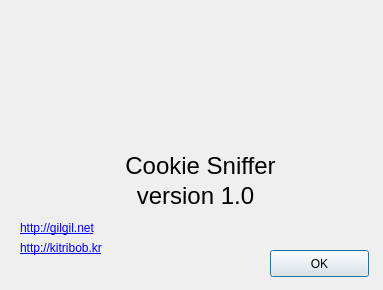
<?xml version="1.0" encoding="UTF-8"?>
<ui version="4.0">
 <class>AboutDlg</class>
 <widget class="QDialog" name="AboutDlg">
  <property name="geometry">
   <rect>
    <x>0</x>
    <y>0</y>
    <width>383</width>
    <height>290</height>
   </rect>
  </property>
  <property name="windowTitle">
   <string>Dialog</string>
  </property>
  <widget class="QPushButton" name="pushButton">
   <property name="geometry">
    <rect>
     <x>270</x>
     <y>250</y>
     <width>99</width>
     <height>27</height>
    </rect>
   </property>
   <property name="text">
    <string>OK</string>
   </property>
   <property name="autoDefault">
    <bool>true</bool>
   </property>
   <property name="default">
    <bool>true</bool>
   </property>
  </widget>
  <widget class="QLabel" name="label">
   <property name="geometry">
    <rect>
     <x>130</x>
     <y>20</y>
     <width>128</width>
     <height>128</height>
    </rect>
   </property>
   <property name="maximumSize">
    <size>
     <width>128</width>
     <height>128</height>
    </size>
   </property>
   <property name="text">
    <string/>
   </property>
   <property name="pixmap">
    <pixmap resource="cs.qrc">:/new/prefix1/img/wifihack.png</pixmap>
   </property>
  </widget>
  <widget class="QLabel" name="label_2">
   <property name="geometry">
    <rect>
     <x>100</x>
     <y>150</y>
     <width>201</width>
     <height>31</height>
    </rect>
   </property>
   <property name="font">
    <font>
     <pointsize>18</pointsize>
    </font>
   </property>
   <property name="text">
    <string>Cookie Sniffer</string>
   </property>
   <property name="alignment">
    <set>Qt::AlignCenter</set>
   </property>
  </widget>
  <widget class="QLabel" name="lblLink1">
   <property name="geometry">
    <rect>
     <x>20</x>
     <y>220</y>
     <width>201</width>
     <height>17</height>
    </rect>
   </property>
   <property name="cursor">
    <cursorShape>PointingHandCursor</cursorShape>
   </property>
   <property name="text">
    <string>&lt;a href=&quot;http://gilgil.net&quot;&gt;http://gilgil.net&lt;/a&gt;</string>
   </property>
  </widget>
  <widget class="QLabel" name="lblLink2">
   <property name="geometry">
    <rect>
     <x>20</x>
     <y>240</y>
     <width>201</width>
     <height>17</height>
    </rect>
   </property>
   <property name="cursor">
    <cursorShape>PointingHandCursor</cursorShape>
   </property>
   <property name="text">
    <string>&lt;a href=&quot;http://kitribob.kr&quot;&gt;http://kitribob.kr&lt;/a&gt;</string>
   </property>
  </widget>
  <widget class="QLabel" name="label_5">
   <property name="geometry">
    <rect>
     <x>130</x>
     <y>180</y>
     <width>131</width>
     <height>31</height>
    </rect>
   </property>
   <property name="font">
    <font>
     <pointsize>18</pointsize>
    </font>
   </property>
   <property name="text">
    <string>version 1.0</string>
   </property>
   <property name="alignment">
    <set>Qt::AlignCenter</set>
   </property>
  </widget>
 </widget>
 <resources>
  <include location="cs.qrc"/>
 </resources>
 <connections/>
</ui>
